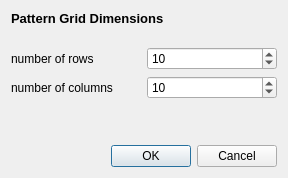
<?xml version="1.0" encoding="UTF-8"?>
<ui version="4.0">
 <class>NewPatternWidget</class>
 <widget class="QDialog" name="NewPatternWidget">
  <property name="geometry">
   <rect>
    <x>0</x>
    <y>0</y>
    <width>288</width>
    <height>178</height>
   </rect>
  </property>
  <property name="windowTitle">
   <string>New Pattern Grid</string>
  </property>
  <layout class="QVBoxLayout" name="verticalLayout">
   <item>
    <widget class="QLabel" name="label">
     <property name="text">
      <string>&lt;!DOCTYPE HTML PUBLIC &quot;-//W3C//DTD HTML 4.0//EN&quot; &quot;http://www.w3.org/TR/REC-html40/strict.dtd&quot;&gt;
&lt;html&gt;&lt;head&gt;&lt;meta name=&quot;qrichtext&quot; content=&quot;1&quot; /&gt;&lt;style type=&quot;text/css&quot;&gt;
p, li { white-space: pre-wrap; }
&lt;/style&gt;&lt;/head&gt;&lt;body style=&quot; font-family:'DejaVu Sans'; font-size:10pt; font-weight:400; font-style:normal;&quot;&gt;
&lt;p style=&quot; margin-top:0px; margin-bottom:0px; margin-left:0px; margin-right:0px; -qt-block-indent:0; text-indent:0px;&quot;&gt;&lt;span style=&quot; font-weight:600;&quot;&gt;Pattern Grid Dimensions&lt;/span&gt;&lt;/p&gt;
&lt;p style=&quot;-qt-paragraph-type:empty; margin-top:0px; margin-bottom:0px; margin-left:0px; margin-right:0px; -qt-block-indent:0; text-indent:0px; font-weight:600;&quot;&gt;&lt;/p&gt;&lt;/body&gt;&lt;/html&gt;</string>
     </property>
    </widget>
   </item>
   <item>
    <layout class="QGridLayout" name="gridLayout">
     <item row="0" column="0">
      <widget class="QLabel" name="label_2">
       <property name="text">
        <string>number of rows</string>
       </property>
       <property name="buddy">
        <cstring>rowSpinner</cstring>
       </property>
      </widget>
     </item>
     <item row="0" column="1">
      <widget class="QSpinBox" name="rowSpinner">
       <property name="maximum">
        <number>10000</number>
       </property>
       <property name="value">
        <number>10</number>
       </property>
      </widget>
     </item>
     <item row="1" column="0">
      <widget class="QLabel" name="label_3">
       <property name="text">
        <string>number of columns</string>
       </property>
       <property name="buddy">
        <cstring>columnSpinner</cstring>
       </property>
      </widget>
     </item>
     <item row="1" column="1">
      <widget class="QSpinBox" name="columnSpinner">
       <property name="maximum">
        <number>1000</number>
       </property>
       <property name="value">
        <number>10</number>
       </property>
      </widget>
     </item>
    </layout>
   </item>
   <item>
    <spacer name="verticalSpacer">
     <property name="orientation">
      <enum>Qt::Vertical</enum>
     </property>
     <property name="sizeHint" stdset="0">
      <size>
       <width>20</width>
       <height>16</height>
      </size>
     </property>
    </spacer>
   </item>
   <item>
    <widget class="QDialogButtonBox" name="buttonBox">
     <property name="standardButtons">
      <set>QDialogButtonBox::Cancel|QDialogButtonBox::Ok</set>
     </property>
    </widget>
   </item>
  </layout>
 </widget>
 <resources/>
 <connections>
  <connection>
   <sender>buttonBox</sender>
   <signal>accepted()</signal>
   <receiver>NewPatternWidget</receiver>
   <slot>accept()</slot>
   <hints>
    <hint type="sourcelabel">
     <x>239</x>
     <y>167</y>
    </hint>
    <hint type="destinationlabel">
     <x>236</x>
     <y>177</y>
    </hint>
   </hints>
  </connection>
  <connection>
   <sender>buttonBox</sender>
   <signal>rejected()</signal>
   <receiver>NewPatternWidget</receiver>
   <slot>close()</slot>
   <hints>
    <hint type="sourcelabel">
     <x>140</x>
     <y>156</y>
    </hint>
    <hint type="destinationlabel">
     <x>97</x>
     <y>277</y>
    </hint>
   </hints>
  </connection>
 </connections>
</ui>
